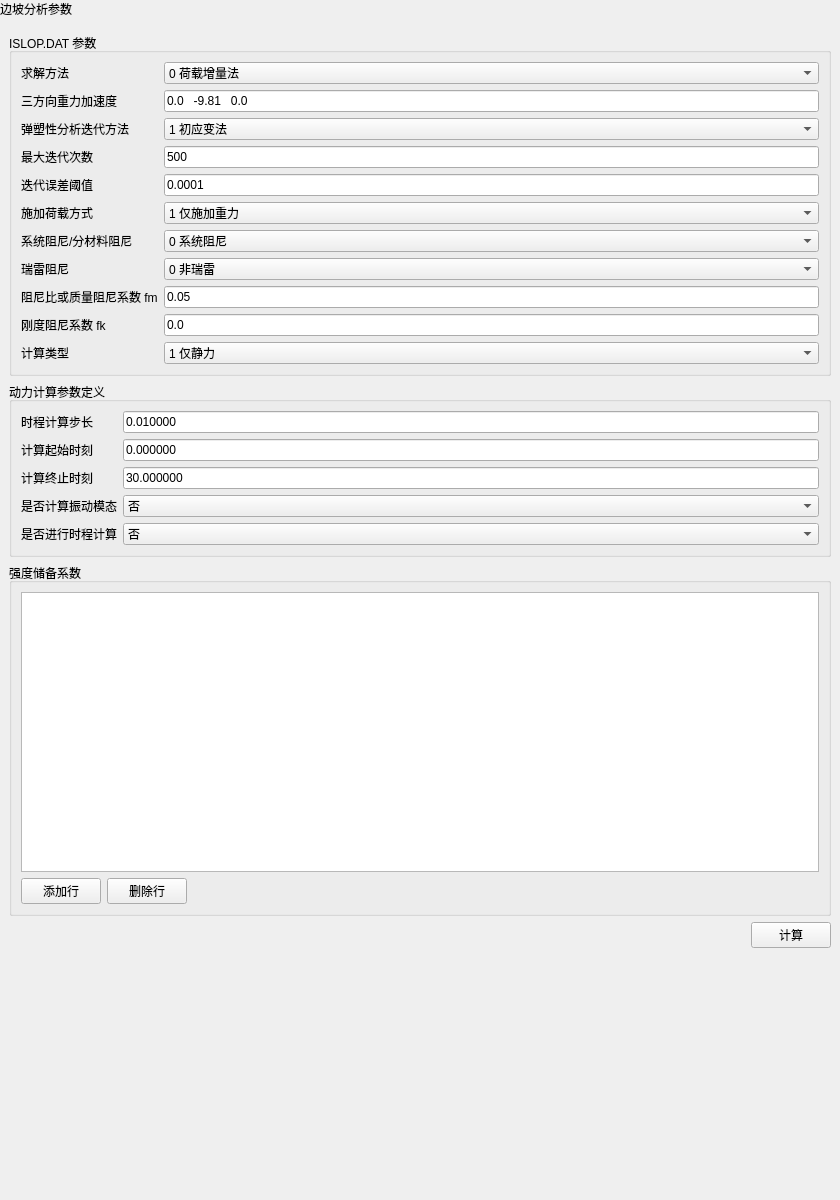
<?xml version='1.0' encoding='utf-8'?>
<ui version="4.0">
 <class>SlopeStabilityWidget</class>
 <widget class="QWidget" name="SlopeStabilityWidget">
  <property name="geometry">
   <rect>
    <x>0</x>
    <y>0</y>
    <width>840</width>
    <height>1200</height>
   </rect>
  </property>
  <property name="windowTitle">
   <string>边坡分析</string>
  </property>
  <layout class="QVBoxLayout" name="verticalLayout">
   <property name="leftMargin">
    <number>0</number>
   </property>
   <property name="topMargin">
    <number>0</number>
   </property>
   <property name="rightMargin">
    <number>0</number>
   </property>
   <property name="bottomMargin">
    <number>0</number>
   </property>
   <item>
    <widget class="QLabel" name="pageHeaderLabel">
     <property name="sizePolicy">
      <sizepolicy hsizetype="Preferred" vsizetype="Fixed">
       <horstretch>0</horstretch>
       <verstretch>0</verstretch>
      </sizepolicy>
     </property>
     <property name="text">
      <string>边坡分析参数</string>
     </property>
    </widget>
   </item>
   <item>
    <layout class="QVBoxLayout" name="contentLayout">
     <property name="leftMargin">
      <number>9</number>
     </property>
     <property name="topMargin">
      <number>9</number>
     </property>
     <property name="rightMargin">
      <number>9</number>
     </property>
     <property name="bottomMargin">
      <number>9</number>
     </property>
     <property name="spacing">
      <number>6</number>
     </property>
     <item>
      <widget class="QGroupBox" name="islopGroup">
       <property name="title">
        <string>ISLOP.DAT 参数</string>
       </property>
       <layout class="QFormLayout" name="formLayout">
        <item row="2" column="0">
         <widget class="QLabel" name="label3">
          <property name="text">
           <string>求解方法</string>
          </property>
          <property name="wordWrap">
           <bool>false</bool>
          </property>
         </widget>
        </item>
        <item row="2" column="1">
         <widget class="QComboBox" name="line3Combo">
          <item>
           <property name="text">
            <string>0 荷载增量法</string>
           </property>
          </item>
          <item>
           <property name="text">
            <string>1 强度储备法(降C)</string>
           </property>
          </item>
          <item>
           <property name="text">
            <string>2 强度储备法(降F)</string>
           </property>
          </item>
          <item>
           <property name="text">
            <string>3 强度储备法(同时降C/F)</string>
           </property>
          </item>
          <item>
           <property name="text">
            <string>4 强度储备法(同时降E/C/F)</string>
           </property>
          </item>
          <property name="minimumSize">
           <size>
            <width>10</width>
            <height>0</height>
           </size>
          </property>
         </widget>
        </item>
        <item row="3" column="0">
         <widget class="QLabel" name="label4">
          <property name="text">
           <string>三方向重力加速度</string>
          </property>
          <property name="wordWrap">
           <bool>false</bool>
          </property>
         </widget>
        </item>
        <item row="3" column="1">
         <widget class="QLineEdit" name="line4Edit">
          <property name="text">
           <string>0.0   -9.81   0.0</string>
          </property>
          <property name="minimumSize">
           <size>
            <width>10</width>
            <height>0</height>
           </size>
          </property>
         </widget>
        </item>
        <item row="4" column="0">
         <widget class="QLabel" name="label5">
          <property name="text">
           <string>弹塑性分析迭代方法</string>
          </property>
          <property name="wordWrap">
           <bool>false</bool>
          </property>
         </widget>
        </item>
        <item row="4" column="1">
         <widget class="QComboBox" name="line5Combo">
          <item>
           <property name="text">
            <string>1 初应变法</string>
           </property>
          </item>
          <item>
           <property name="text">
            <string>2 初应力法</string>
           </property>
          </item>
          <item>
           <property name="text">
            <string>3 变刚度法</string>
           </property>
          </item>
          <property name="minimumSize">
           <size>
            <width>10</width>
            <height>0</height>
           </size>
          </property>
         </widget>
        </item>
        <item row="5" column="0">
         <widget class="QLabel" name="label6">
          <property name="text">
           <string>最大迭代次数</string>
          </property>
          <property name="wordWrap">
           <bool>false</bool>
          </property>
         </widget>
        </item>
        <item row="5" column="1">
         <widget class="QLineEdit" name="line6Edit">
          <property name="text">
           <string>500</string>
          </property>
          <property name="minimumSize">
           <size>
            <width>10</width>
            <height>0</height>
           </size>
          </property>
         </widget>
        </item>
        <item row="6" column="0">
         <widget class="QLabel" name="label7">
          <property name="text">
           <string>迭代误差阈值</string>
          </property>
          <property name="wordWrap">
           <bool>false</bool>
          </property>
         </widget>
        </item>
        <item row="6" column="1">
         <widget class="QLineEdit" name="line7Edit">
          <property name="text">
           <string>0.0001</string>
          </property>
          <property name="minimumSize">
           <size>
            <width>10</width>
            <height>0</height>
           </size>
          </property>
         </widget>
        </item>
        <item row="7" column="0">
         <widget class="QLabel" name="label8">
          <property name="text">
           <string>施加荷载方式</string>
          </property>
          <property name="wordWrap">
           <bool>false</bool>
          </property>
         </widget>
        </item>
        <item row="7" column="1">
         <widget class="QComboBox" name="line8Combo">
          <item>
           <property name="text">
            <string>1 仅施加重力</string>
           </property>
          </item>
          <item>
           <property name="text">
            <string>2 按 IIWL.DAT 施加</string>
           </property>
          </item>
          <property name="minimumSize">
           <size>
            <width>10</width>
            <height>0</height>
           </size>
          </property>
         </widget>
        </item>
        <item row="14" column="0">
         <widget class="QLabel" name="label15">
          <property name="text">
           <string>系统阻尼/分材料阻尼</string>
          </property>
          <property name="wordWrap">
           <bool>false</bool>
          </property>
         </widget>
        </item>
        <item row="14" column="1">
         <widget class="QComboBox" name="line15Combo">
          <item>
           <property name="text">
            <string>0 系统阻尼</string>
           </property>
          </item>
          <item>
           <property name="text">
            <string>1 分材料阻尼</string>
           </property>
          </item>
          <property name="minimumSize">
           <size>
            <width>10</width>
            <height>0</height>
           </size>
          </property>
         </widget>
        </item>
        <item row="15" column="0">
         <widget class="QLabel" name="label16">
          <property name="text">
           <string>瑞雷阻尼</string>
          </property>
          <property name="wordWrap">
           <bool>false</bool>
          </property>
         </widget>
        </item>
        <item row="15" column="1">
         <widget class="QComboBox" name="line16Combo">
          <item>
           <property name="text">
            <string>0 非瑞雷</string>
           </property>
          </item>
          <item>
           <property name="text">
            <string>1 瑞雷</string>
           </property>
          </item>
          <property name="minimumSize">
           <size>
            <width>10</width>
            <height>0</height>
           </size>
          </property>
         </widget>
        </item>
        <item row="16" column="0">
         <widget class="QLabel" name="label17">
          <property name="text">
           <string>阻尼比或质量阻尼系数 fm</string>
          </property>
          <property name="wordWrap">
           <bool>false</bool>
          </property>
         </widget>
        </item>
        <item row="16" column="1">
         <widget class="QLineEdit" name="line17Edit">
          <property name="text">
           <string>0.05</string>
          </property>
          <property name="minimumSize">
           <size>
            <width>10</width>
            <height>0</height>
           </size>
          </property>
         </widget>
        </item>
        <item row="17" column="0">
         <widget class="QLabel" name="label18">
          <property name="text">
           <string>刚度阻尼系数 fk</string>
          </property>
          <property name="wordWrap">
           <bool>false</bool>
          </property>
         </widget>
        </item>
        <item row="17" column="1">
         <widget class="QLineEdit" name="line18Edit">
          <property name="text">
           <string>0.0</string>
          </property>
          <property name="minimumSize">
           <size>
            <width>10</width>
            <height>0</height>
           </size>
          </property>
         </widget>
        </item>
        <item row="18" column="0">
         <widget class="QLabel" name="label19">
          <property name="text">
           <string>计算类型</string>
          </property>
          <property name="wordWrap">
           <bool>false</bool>
          </property>
         </widget>
        </item>
        <item row="18" column="1">
         <widget class="QComboBox" name="line19Combo">
          <item>
           <property name="text">
            <string>1 仅静力</string>
           </property>
          </item>
          <item>
           <property name="text">
            <string>2 仅动力</string>
           </property>
          </item>
          <item>
           <property name="text">
            <string>3 静力+动力</string>
           </property>
          </item>
          <property name="minimumSize">
           <size>
            <width>10</width>
            <height>0</height>
           </size>
          </property>
         </widget>
        </item>
        <property name="leftMargin">
         <number>9</number>
        </property>
        <property name="topMargin">
         <number>9</number>
        </property>
        <property name="rightMargin">
         <number>9</number>
        </property>
        <property name="bottomMargin">
         <number>9</number>
        </property>
       </layout>
      </widget>
     </item>
     <item>
      <widget class="QGroupBox" name="dynamicGroup">
       <property name="title">
        <string>动力计算参数定义</string>
       </property>
       <layout class="QFormLayout" name="dynamicForm">
        <item row="1" column="0">
         <widget class="QLabel" name="d2">
          <property name="text">
           <string>时程计算步长</string>
          </property>
          <property name="wordWrap">
           <bool>false</bool>
          </property>
         </widget>
        </item>
        <item row="1" column="1">
         <widget class="QLineEdit" name="dtEdit">
          <property name="text">
           <string>0.010000</string>
          </property>
          <property name="minimumSize">
           <size>
            <width>10</width>
            <height>0</height>
           </size>
          </property>
         </widget>
        </item>
        <item row="2" column="0">
         <widget class="QLabel" name="d3">
          <property name="text">
           <string>计算起始时刻</string>
          </property>
          <property name="wordWrap">
           <bool>false</bool>
          </property>
         </widget>
        </item>
        <item row="2" column="1">
         <widget class="QLineEdit" name="tstaEdit">
          <property name="text">
           <string>0.000000</string>
          </property>
          <property name="minimumSize">
           <size>
            <width>10</width>
            <height>0</height>
           </size>
          </property>
         </widget>
        </item>
        <item row="3" column="0">
         <widget class="QLabel" name="d4">
          <property name="text">
           <string>计算终止时刻</string>
          </property>
          <property name="wordWrap">
           <bool>false</bool>
          </property>
         </widget>
        </item>
        <item row="3" column="1">
         <widget class="QLineEdit" name="tendEdit">
          <property name="text">
           <string>30.000000</string>
          </property>
          <property name="minimumSize">
           <size>
            <width>10</width>
            <height>0</height>
           </size>
          </property>
         </widget>
        </item>
        <item row="4" column="0">
         <widget class="QLabel" name="d5">
          <property name="text">
           <string>是否计算振动模态</string>
          </property>
          <property name="wordWrap">
           <bool>false</bool>
          </property>
         </widget>
        </item>
        <item row="4" column="1">
         <widget class="QComboBox" name="ifModeCombo">
          <item>
           <property name="text">
            <string>否</string>
           </property>
          </item>
          <item>
           <property name="text">
            <string>是</string>
           </property>
          </item>
          <property name="minimumSize">
           <size>
            <width>10</width>
            <height>0</height>
           </size>
          </property>
         </widget>
        </item>
        <item row="5" column="0">
         <widget class="QLabel" name="d6">
          <property name="text">
           <string>是否进行时程计算</string>
          </property>
          <property name="wordWrap">
           <bool>false</bool>
          </property>
         </widget>
        </item>
        <item row="5" column="1">
         <widget class="QComboBox" name="ifWaveCombo">
          <item>
           <property name="text">
            <string>否</string>
           </property>
          </item>
          <item>
           <property name="text">
            <string>是</string>
           </property>
          </item>
          <property name="minimumSize">
           <size>
            <width>10</width>
            <height>0</height>
           </size>
          </property>
         </widget>
        </item>
        <property name="leftMargin">
         <number>9</number>
        </property>
        <property name="topMargin">
         <number>9</number>
        </property>
        <property name="rightMargin">
         <number>9</number>
        </property>
        <property name="bottomMargin">
         <number>9</number>
        </property>
       </layout>
      </widget>
     </item>
     <item>
      <widget class="QGroupBox" name="reserveGroup">
       <property name="title">
        <string>强度储备系数</string>
       </property>
       <layout class="QVBoxLayout" name="reserveLayout">
        <item>
         <widget class="QTableWidget" name="strengthReserveTable">
          <property name="minimumSize">
           <size>
            <width>10</width>
            <height>280</height>
           </size>
          </property>
          <attribute name="horizontalHeaderStretchLastSection">
           <bool>true</bool>
          </attribute>
         </widget>
        </item>
        <item>
         <layout class="QHBoxLayout" name="reserveBtnLayout">
          <item>
           <widget class="QPushButton" name="addReserveRowBtn">
            <property name="text">
             <string>添加行</string>
            </property>
           </widget>
          </item>
          <item>
           <widget class="QPushButton" name="removeReserveRowBtn">
            <property name="text">
             <string>删除行</string>
            </property>
           </widget>
          </item>
          <item>
           <spacer name="reserveBtnSpacer">
            <property name="orientation">
             <enum>Qt::Horizontal</enum>
            </property>
            <property name="sizeHint" stdset="0">
             <size>
              <width>40</width>
              <height>20</height>
             </size>
            </property>
           </spacer>
          </item>
          <property name="leftMargin">
           <number>0</number>
          </property>
          <property name="topMargin">
           <number>0</number>
          </property>
          <property name="rightMargin">
           <number>0</number>
          </property>
          <property name="bottomMargin">
           <number>0</number>
          </property>
         </layout>
        </item>
        <property name="leftMargin">
         <number>9</number>
        </property>
        <property name="topMargin">
         <number>9</number>
        </property>
        <property name="rightMargin">
         <number>9</number>
        </property>
        <property name="bottomMargin">
         <number>9</number>
        </property>
       </layout>
      </widget>
     </item>
     <item>
      <layout class="QHBoxLayout" name="btnLayout">
       <item>
        <spacer name="horizontalSpacer">
         <property name="orientation">
          <enum>Qt::Horizontal</enum>
         </property>
         <property name="sizeHint" stdset="0">
          <size>
           <width>40</width>
           <height>20</height>
          </size>
         </property>
        </spacer>
       </item>
       <item>
        <widget class="QPushButton" name="btnCompute">
         <property name="text">
          <string>计算</string>
         </property>
        </widget>
       </item>
       <property name="leftMargin">
        <number>0</number>
       </property>
       <property name="topMargin">
        <number>0</number>
       </property>
       <property name="rightMargin">
        <number>0</number>
       </property>
       <property name="bottomMargin">
        <number>0</number>
       </property>
      </layout>
     </item>
     <item>
      <spacer name="verticalSpacer">
       <property name="orientation">
        <enum>Qt::Vertical</enum>
       </property>
       <property name="sizeHint" stdset="0">
        <size>
         <width>20</width>
         <height>40</height>
        </size>
       </property>
      </spacer>
     </item>
    </layout>
   </item>
  </layout>
 </widget>
 <resources />
 <connections />
</ui>
